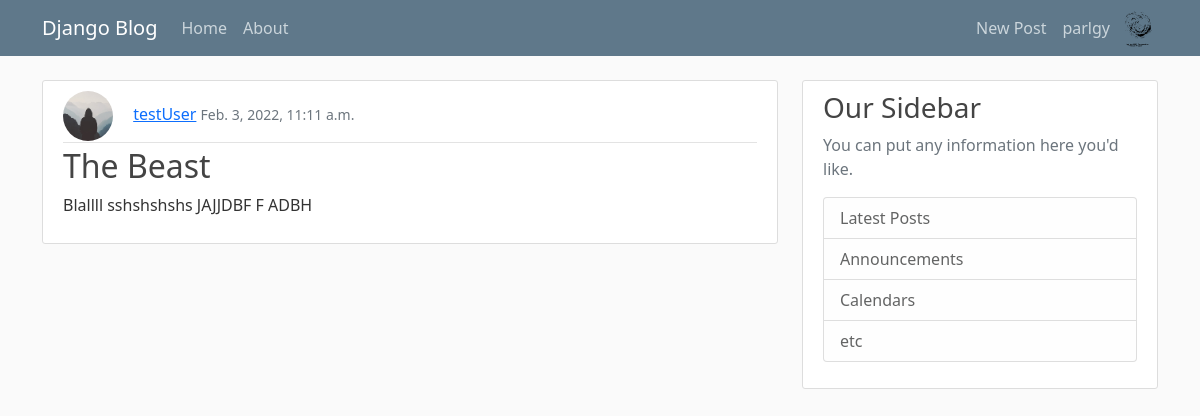
Page /post/7/ (signed in) on the committed database.
### users/models.py (models this page shows, shortened)
class Profile(models.Model):
    user = models.OneToOneField(User, on_delete=models.CASCADE)
    image = models.ImageField(default='default.jpg', upload_to='profile_pics')

### blog/models.py (models this page shows, shortened)
class Post(models.Model):
    title = models.CharField(max_length=100)
    content = models.TextField()
    date_posted = models.DateTimeField(auto_now_add=timezone.now)
    author = models.ForeignKey(User, on_delete=models.CASCADE)

### blog/views.py (the view)
# urls.py: path('post/<int:pk>/', PostDetalView.as_view(), name='post-detail'), #looks for post_detail.html
class PostDetalView(DetailView):
    model = Post

### blog/templates/blog/post_detail.html (shortened to what this page needs)
{% extends 'blog/base.html' %}
{% block content %}
    <article class="media content-section flex">
        <div class="media-body">
          <div class="article-metadata d-flex justify-content-between">
              <div>
                <img class="rounded-circle article-img" src="{{ object.author.profile.image.url }}" style="width: 50px; height: 50px">
                <a class="mr-2" href="#">{{ object.author }}</a>
                <small class="text-muted">{{ object.date_posted }}</small>
              </div>
          </div>
          <h2 class="article-title">{{ object.title }}</h2>
          <p class="article-content">{{ object.content }}</p>
        </div>
      </article>
{% endblock %}

### blog/templates/blog/base.html (shortened to what this page needs)
{% load static %}
<!DOCTYPE html>
<html lang="en">
<head>
    <link href="https://cdn.jsdelivr.net/npm/bootstrap@5.1.3/dist/css/bootstrap.min.css" rel="stylesheet">
    <link rel="stylesheet" href="{% static 'blog/bootstrap-5.1.3-dist/css/bootstrap.min.css' %}"/>
    <link rel="stylesheet" type="text/css" href="{% static 'blog/main.css' %}">
</head>
<body>
    <header class="site-header">
        <nav class="navbar navbar-expand-md navbar-dark bg-steel fixed-top">
          <div class="container">
            <a class="navbar-brand mr-4" href="/">Django Blog</a>
            <div class="collapse navbar-collapse flex justify-content-between" id="navbarToggle">
              <div class="navbar-nav mr-auto">
                <a class="nav-item nav-link" href="{% url 'blog-home' %}">Home</a>
                <a class="nav-item nav-link" href="{% url 'blog-about' %}">About</a>
              </div>
              <div class="navbar-nav">
                {% if user.is_authenticated %}
                    <div class="mr-16">
                      <a class="nav-item nav-link" href="{% url 'post-create' %}">New Post</a>
                    </div>
                    <a href="{% url 'profile' %}" class="nav-item nav-link">{{user.username}}</a>
                    <a class="pl-8" href="{% url 'profile' %}"><img class="rounded-circle" src="{{ user.profile.image.url }}" style="width: 40px; height: 40px"></a>
                {% else %}
                    <a class="nav-item nav-link" href="{% url 'login' %}">Login</a>
                    <a class="nav-item nav-link" href="{% url 'register' %}">Register</a>
                {% endif %}
              </div>
            </div>
          </div>
        </nav>
      </header>
      <main role="main" class="container">
        <div class="row">
          <div class="col-md-8">
            {% block content %}{% endblock %}
          </div>
          <div class="col-md-4">
            <div class="content-section">
              <h3>Our Sidebar</h3>
              <p class='text-muted'>You can put any information here you'd like.</p>
                <ul class="list-group">
                  <li class="list-group-item list-group-item-light">Latest Posts</li>
                  <li class="list-group-item list-group-item-light">Announcements</li>
                  <li class="list-group-item list-group-item-light">Calendars</li>
                  <li class="list-group-item list-group-item-light">etc</li>
                </ul>
            </div>
          </div>
        </div>
      </main>
</body>
</html>

### blog/static/blog/main.css (style rules this page uses)
body { background: #fafafa; color: #333333; margin-top: 5rem; }
h1, h2, h3, h4, h5, h6 { color: #444444; }
ul { margin: 0; }
.bg-steel { background-color: #5f788a; }
.site-header .navbar-nav .nav-link { color: #cbd5db; }
.content-section { background: #ffffff; padding: 10px 20px; border: 1px solid #dddddd; border-radius: 3px; margin-bottom: 20px; }
.article-title { color: #444444; }
.article-content { white-space: pre-line; }
.article-img { height: 65px; width: 65px; margin-right: 16px; }
.article-metadata { padding-bottom: 1px; margin-bottom: 4px; border-bottom: 1px solid #e3e3e3 }

### rows in the picture
Post: author.profile.image (placeholder picture), author "testUser", date_posted "Feb. 3, 2022, 11:11 a.m.", title "The Beast", content "Blallll sshshshshs JAJJDBF F ADBH"

### other values in the picture
{{ user.username }} "parlgy"
